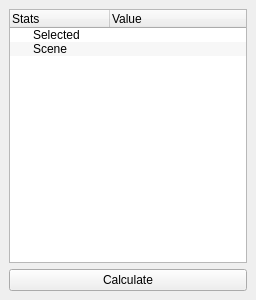
<?xml version="1.0" encoding="UTF-8"?>
<ui version="4.0">
 <class>MapStatistics</class>
 <widget class="QDockWidget" name="MapStatistics">
  <property name="enabled">
   <bool>true</bool>
  </property>
  <property name="geometry">
   <rect>
    <x>0</x>
    <y>0</y>
    <width>256</width>
    <height>300</height>
   </rect>
  </property>
  <property name="minimumSize">
   <size>
    <width>256</width>
    <height>300</height>
   </size>
  </property>
  <property name="layoutDirection">
   <enum>Qt::LeftToRight</enum>
  </property>
  <property name="windowTitle">
   <string>Map Statistics</string>
  </property>
  <widget class="QWidget" name="dockWidgetContents">
   <layout class="QGridLayout" name="gridLayout_2">
    <item row="3" column="0">
     <widget class="QTreeWidget" name="statTable">
      <property name="frameShape">
       <enum>QFrame::StyledPanel</enum>
      </property>
      <property name="frameShadow">
       <enum>QFrame::Sunken</enum>
      </property>
      <property name="lineWidth">
       <number>1</number>
      </property>
      <property name="midLineWidth">
       <number>0</number>
      </property>
      <property name="alternatingRowColors">
       <bool>true</bool>
      </property>
      <property name="selectionMode">
       <enum>QAbstractItemView::NoSelection</enum>
      </property>
      <property name="rootIsDecorated">
       <bool>true</bool>
      </property>
      <property name="uniformRowHeights">
       <bool>false</bool>
      </property>
      <attribute name="headerCascadingSectionResizes">
       <bool>false</bool>
      </attribute>
      <column>
       <property name="text">
        <string>Stats</string>
       </property>
      </column>
      <column>
       <property name="text">
        <string>Value</string>
       </property>
      </column>
      <item>
       <property name="text">
        <string>Selected</string>
       </property>
      </item>
      <item>
       <property name="text">
        <string>Scene</string>
       </property>
       <property name="text">
        <string/>
       </property>
      </item>
     </widget>
    </item>
    <item row="4" column="0">
     <widget class="QPushButton" name="calculateButton">
      <property name="text">
       <string>Calculate</string>
      </property>
     </widget>
    </item>
   </layout>
  </widget>
 </widget>
 <resources/>
 <connections/>
</ui>
